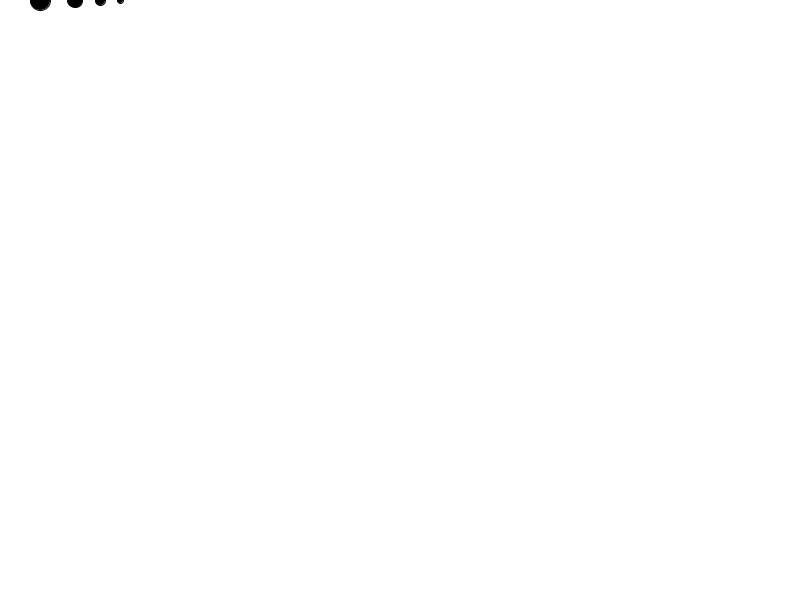
Frame 1 (no input)
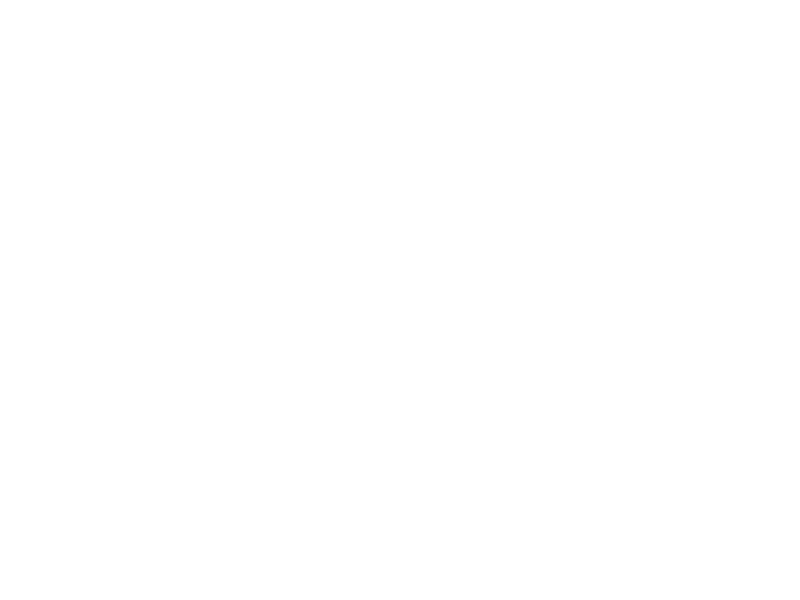
Frame 60 (the mouse pressed at the canvas centre just before this capture)
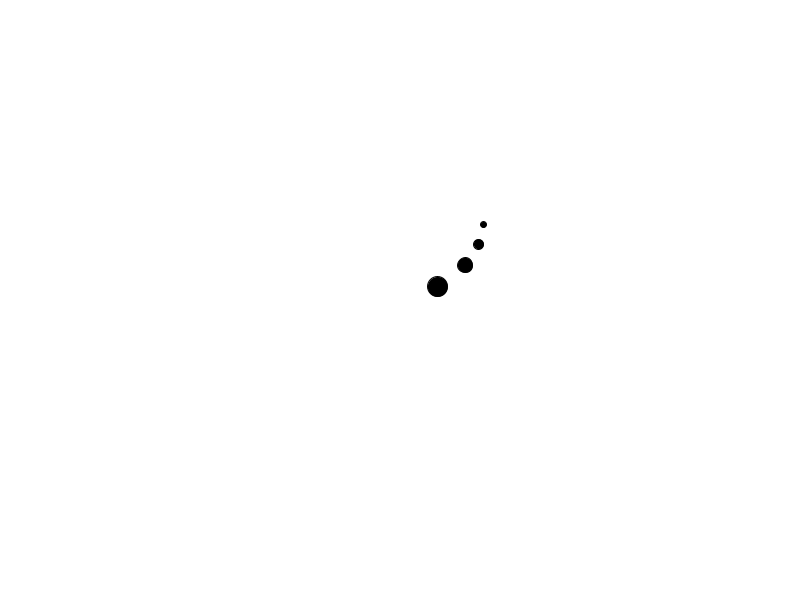
Frame 120 (the mouse held since frame 60 and released just before this capture)

The Processing sketch that drew these frames (run headless with seeded random() and noise(); from frame 60 on, the mouse is pressed at the canvas centre):

// Processing sketch: chain_follow
// ── chain_follow.pde
int numCircles = 5;
float[] x = new float[numCircles];
float[] y = new float[numCircles];
float[] orbitRadius = {0, 40, 35, 25, 20}; // Radius of the orbits for each circle
float[] angle = new float[numCircles];
float[] speed = {0, 0.05, 0.1, 0.15, 0.2}; // Speed of the orbits for each circle
int[] diameters = {20, 20, 15, 10, 6}; // Diameters of the circles
float mouseInfluence = 0.5; // Factor to scale mouse influence

void setup() {
  size(800, 600);
}

void draw() {
  background(255);
  
  x[0] = mouseX;
  y[0] = mouseY;

  for (int i = 1; i < numCircles; i++) {
    float dx = mouseX - pmouseX;
    float dy = mouseY - pmouseY;
    x[i] = x[i-1] + orbitRadius[i] * cos(angle[i]) + dx * mouseInfluence * i;
    y[i] = y[i-1] + orbitRadius[i] * sin(angle[i]) + dy * mouseInfluence * i;
    fill(0, 0, 0);
    ellipse(x[i], y[i], diameters[i], diameters[i]);
    angle[i] += speed[i];
  }
}
